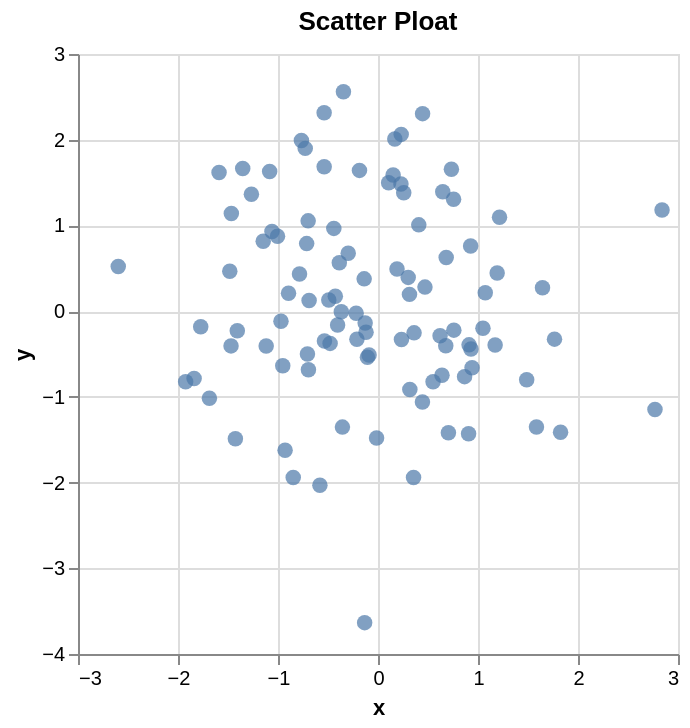

Notebook code cell kept with this figure:
### Code cell
import altair as alt

scatter_ploat=alt.Chart(df).mark_circle(size=60).encode(
    x='x',
    y='y',
    tooltip=['x','y']
).properties(
    title='Scatter Ploat'
).interactive()

scatter_ploat

### Figure 1 — Vega-Lite specification as saved in the notebook (floating-point values rounded to 4 significant figures)
{"config": {"view": {"continuousWidth": 300, "continuousHeight": 300}}, "data": {"name": "data-adffdaad3bfe9904f0e907e02bbee967"}, "mark": {"type": "circle", "size": 60}, "encoding": {"tooltip": [{"field": "x", "type": "quantitative"}, {"field": "y", "type": "quantitative"}], "x": {"field": "x", "type": "quantitative"}, "y": {"field": "y", "type": "quantitative"}}, "params": [{"name": "param_1", "select": {"type": "interval", "encodings": ["x", "y"]}, "bind": "scales"}], "title": "Scatter Ploat", "$schema": "https://vega.github.io/schema/vega-lite/v5.17.0.json", "datasets": {"data-adffdaad3bfe9904f0e907e02bbee967": [{"x": 0.4078, "y": 1.007}, {"x": 0.682, "y": 0.6249}, {"x": -1.148, "y": 0.8162}, {"x": 0.2319, "y": 2.062}, {"x": 2.84, "y": 1.18}, {"x": 1.192, "y": 0.4459}, {"x": 0.6475, "y": 1.393}, {"x": 0.2292, "y": 1.482}, {"x": -0.1285, "y": -0.139}, {"x": -0.3669, "y": -0.007238}, {"x": -2.598, "y": 0.5215}, {"x": -0.3869, "y": 0.5647}, {"x": 1.826, "y": -1.412}, {"x": 1.645, "y": 0.2725}, {"x": -0.2978, "y": 0.6746}, {"x": -1.118, "y": -0.4073}, {"x": 0.4458, "y": 2.304}, {"x": -0.1335, "y": -3.634}, {"x": 0.9298, "y": -0.4419}, {"x": -0.4921, "y": 0.131}, {"x": 0.7585, "y": -0.2216}, {"x": -1.839, "y": -0.7857}, {"x": -1.083, "y": 1.63}, {"x": 0.9405, "y": -0.6594}, {"x": 0.6397, "y": -0.7473}, {"x": -0.4417, "y": 0.9655}, {"x": 0.6209, "y": -0.2859}, {"x": -0.01426, "y": -1.479}, {"x": -0.8948, "y": 0.2079}, {"x": 0.3148, "y": 0.1956}, {"x": -0.7849, "y": 0.4328}, {"x": 0.5506, "y": -0.8226}, {"x": 0.734, "y": 1.654}, {"x": 0.6778, "y": -0.4026}, {"x": -1.426, "y": -1.488}, {"x": -0.9291, "y": -1.624}, {"x": 0.19, "y": 0.4923}, {"x": -1.407, "y": -0.2288}, {"x": -1.005, "y": 0.8743}, {"x": -0.1057, "y": -0.5385}, {"x": 0.4443, "y": -1.06}, {"x": -0.1852, "y": 1.642}, {"x": 0.2572, "y": 1.381}, {"x": -0.7278, "y": 1.899}, {"x": 0.1679, "y": 2.008}, {"x": -1.353, "y": 1.663}, {"x": -0.6984, "y": 1.053}, {"x": 1.05, "y": -0.1987}, {"x": -0.5383, "y": 1.685}, {"x": 1.487, "y": -0.7995}, {"x": -0.4268, "y": 0.1747}, {"x": -1.266, "y": 1.364}, {"x": -0.8477, "y": -1.942}, {"x": -0.1384, "y": 0.3766}, {"x": -0.479, "y": -0.3762}, {"x": 0.7558, "y": 1.305}, {"x": -0.6956, "y": -0.6845}, {"x": -0.7057, "y": -0.5004}, {"x": -0.7134, "y": 0.7878}, {"x": 0.7041, "y": -1.419}, {"x": 1.765, "y": -0.3266}, {"x": -0.3457, "y": 2.558}, {"x": 0.9058, "y": -1.43}, {"x": 0.4697, "y": 0.2804}, {"x": 0.3019, "y": 0.3938}, {"x": -1.467, "y": 1.14}, {"x": -0.5386, "y": 2.314}, {"x": 2.77, "y": -1.148}, {"x": -1.482, "y": 0.4651}, {"x": 0.9106, "y": -0.3934}, {"x": 0.1511, "y": 1.589}, {"x": -1.686, "y": -1.015}, {"x": 0.3606, "y": -0.2533}, {"x": -0.3558, "y": -1.353}, {"x": -0.1196, "y": -0.2467}, {"x": -1.06, "y": 0.9281}, {"x": -1.589, "y": 1.618}, {"x": 1.171, "y": -0.396}, {"x": -0.404, "y": -0.1617}, {"x": 1.073, "y": 0.2138}, {"x": -0.9524, "y": -0.6382}, {"x": 1.585, "y": -1.351}, {"x": 0.9263, "y": 0.7589}, {"x": -1.924, "y": -0.8231}, {"x": 0.1066, "y": 1.497}, {"x": -0.9703, "y": -0.1175}, {"x": -0.08932, "y": -0.5116}, {"x": -0.2186, "y": -0.0249}, {"x": -0.5809, "y": -2.03}, {"x": -1.773, "y": -0.1821}, {"x": 0.2348, "y": -0.3312}, {"x": 0.8656, "y": -0.7642}, {"x": 0.3186, "y": -0.9139}, {"x": -0.6889, "y": 0.1235}, {"x": -1.47, "y": -0.4053}, {"x": 0.3554, "y": -1.942}, {"x": -0.5355, "y": -0.3479}, {"x": 1.215, "y": 1.096}, {"x": -0.211, "y": -0.3268}, {"x": -0.7658, "y": 1.99}]}}
